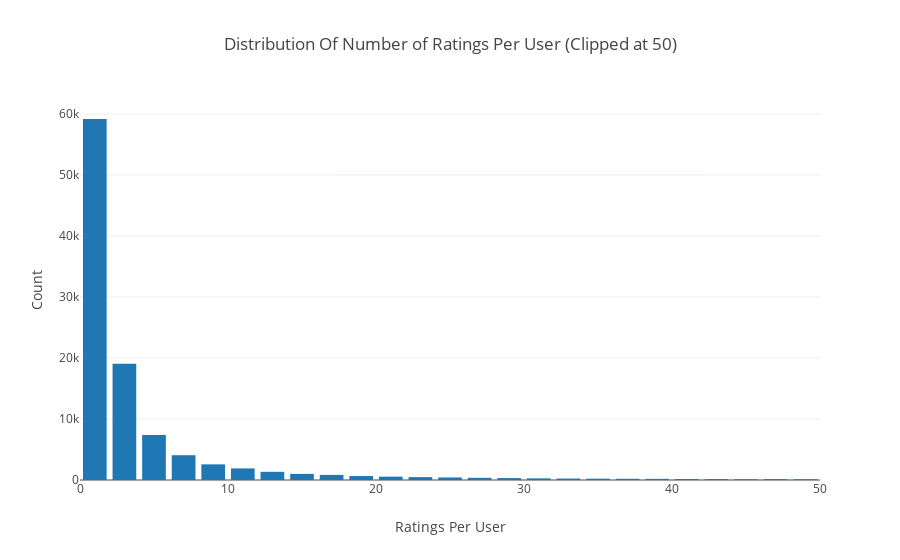

Notebook source saved alongside this figure:
### Markdown cell above
### Ratings Distribution By User

### Code cell
# Number of ratings per user
data = df.groupby('userID')['bookRating'].count().clip(upper=50)

# Create trace
trace = go.Histogram(x = data.values,
                     name = 'Ratings',
                     xbins = dict(start = 0,
                                  end = 50,
                                  size = 2))
# Create layout
layout = go.Layout(title = 'Distribution Of Number of Ratings Per User (Clipped at 50)',
                   xaxis = dict(title = 'Ratings Per User'),
                   yaxis = dict(title = 'Count'),
                   bargap = 0.2)

# Create plot
fig = go.Figure(data=[trace], layout=layout)
iplot(fig)

### Figure 1 — Plotly figure (JSON) as saved in the notebook; plotly's stock layout.template omitted (floating-point values rounded to 4 significant figures; data arrays with more than 128 entries replaced by an {"elided": "..."} marker saying what was removed)
{"data": [{"name": "Ratings", "type": "histogram", "uid": "27f89c75-6a2f-4bc7-bc60-a01cd773bb82", "x": {"elided": "105283 int values"}, "xbins": {"end": 50, "size": 2, "start": 0}}], "layout": {"bargap": 0.2, "title": "Distribution Of Number of Ratings Per User (Clipped at 50)", "xaxis": {"title": "Ratings Per User"}, "yaxis": {"title": "Count"}}}
